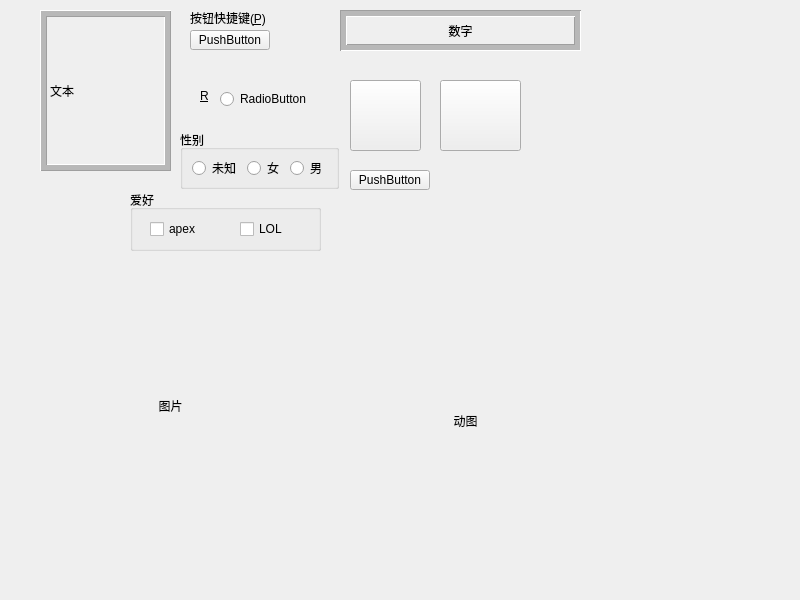
<?xml version="1.0" encoding="UTF-8"?>
<ui version="4.0">
 <class>Widget</class>
 <widget class="QWidget" name="Widget">
  <property name="geometry">
   <rect>
    <x>0</x>
    <y>0</y>
    <width>800</width>
    <height>600</height>
   </rect>
  </property>
  <property name="windowTitle">
   <string>Widget</string>
  </property>
  <widget class="QLabel" name="textLabel">
   <property name="geometry">
    <rect>
     <x>40</x>
     <y>10</y>
     <width>131</width>
     <height>161</height>
    </rect>
   </property>
   <property name="frameShape">
    <enum>QFrame::Box</enum>
   </property>
   <property name="frameShadow">
    <enum>QFrame::Raised</enum>
   </property>
   <property name="midLineWidth">
    <number>5</number>
   </property>
   <property name="text">
    <string>文本</string>
   </property>
   <property name="alignment">
    <set>Qt::AlignLeading|Qt::AlignLeft|Qt::AlignVCenter</set>
   </property>
   <property name="wordWrap">
    <bool>true</bool>
   </property>
   <property name="margin">
    <number>1</number>
   </property>
  </widget>
  <widget class="QLabel" name="numLabel">
   <property name="geometry">
    <rect>
     <x>340</x>
     <y>10</y>
     <width>241</width>
     <height>41</height>
    </rect>
   </property>
   <property name="frameShape">
    <enum>QFrame::Box</enum>
   </property>
   <property name="frameShadow">
    <enum>QFrame::Sunken</enum>
   </property>
   <property name="midLineWidth">
    <number>5</number>
   </property>
   <property name="text">
    <string>数字</string>
   </property>
   <property name="alignment">
    <set>Qt::AlignCenter</set>
   </property>
  </widget>
  <widget class="QLabel" name="picLabel">
   <property name="geometry">
    <rect>
     <x>30</x>
     <y>230</y>
     <width>281</width>
     <height>351</height>
    </rect>
   </property>
   <property name="frameShape">
    <enum>QFrame::NoFrame</enum>
   </property>
   <property name="text">
    <string>图片</string>
   </property>
   <property name="alignment">
    <set>Qt::AlignCenter</set>
   </property>
  </widget>
  <widget class="QLabel" name="gifLabel">
   <property name="geometry">
    <rect>
     <x>320</x>
     <y>270</y>
     <width>291</width>
     <height>301</height>
    </rect>
   </property>
   <property name="text">
    <string>动图</string>
   </property>
   <property name="scaledContents">
    <bool>true</bool>
   </property>
   <property name="alignment">
    <set>Qt::AlignCenter</set>
   </property>
  </widget>
  <widget class="QLabel" name="label">
   <property name="geometry">
    <rect>
     <x>190</x>
     <y>10</y>
     <width>101</width>
     <height>16</height>
    </rect>
   </property>
   <property name="text">
    <string>按钮快捷键(&amp;P)</string>
   </property>
   <property name="buddy">
    <cstring>pushButton</cstring>
   </property>
  </widget>
  <widget class="QLabel" name="label_2">
   <property name="geometry">
    <rect>
     <x>200</x>
     <y>90</y>
     <width>54</width>
     <height>12</height>
    </rect>
   </property>
   <property name="text">
    <string>&amp;R</string>
   </property>
   <property name="buddy">
    <cstring>radioButton</cstring>
   </property>
  </widget>
  <widget class="QPushButton" name="pushButton">
   <property name="geometry">
    <rect>
     <x>190</x>
     <y>30</y>
     <width>80</width>
     <height>20</height>
    </rect>
   </property>
   <property name="text">
    <string>PushButton</string>
   </property>
  </widget>
  <widget class="QRadioButton" name="radioButton">
   <property name="geometry">
    <rect>
     <x>220</x>
     <y>90</y>
     <width>91</width>
     <height>18</height>
    </rect>
   </property>
   <property name="text">
    <string>RadioButton</string>
   </property>
  </widget>
  <widget class="QPushButton" name="pushButton_2">
   <property name="geometry">
    <rect>
     <x>350</x>
     <y>80</y>
     <width>71</width>
     <height>71</height>
    </rect>
   </property>
   <property name="text">
    <string/>
   </property>
   <property name="icon">
    <iconset>
     <normaloff>../../../_Release/Project1_ExamSys/release/unistall.ico</normaloff>../../../_Release/Project1_ExamSys/release/unistall.ico</iconset>
   </property>
   <property name="iconSize">
    <size>
     <width>60</width>
     <height>60</height>
    </size>
   </property>
   <property name="checkable">
    <bool>false</bool>
   </property>
  </widget>
  <widget class="QPushButton" name="pushButton_3">
   <property name="geometry">
    <rect>
     <x>440</x>
     <y>80</y>
     <width>81</width>
     <height>71</height>
    </rect>
   </property>
   <property name="text">
    <string/>
   </property>
   <property name="icon">
    <iconset resource="uninstall.qrc">
     <normaloff>:/unistall.ico</normaloff>:/unistall.ico</iconset>
   </property>
   <property name="iconSize">
    <size>
     <width>60</width>
     <height>60</height>
    </size>
   </property>
   <property name="checkable">
    <bool>true</bool>
   </property>
  </widget>
  <widget class="QPushButton" name="pushButton_4">
   <property name="geometry">
    <rect>
     <x>350</x>
     <y>170</y>
     <width>80</width>
     <height>20</height>
    </rect>
   </property>
   <property name="text">
    <string>PushButton</string>
   </property>
   <property name="checkable">
    <bool>true</bool>
   </property>
   <property name="flat">
    <bool>false</bool>
   </property>
  </widget>
  <widget class="QGroupBox" name="groupBox">
   <property name="geometry">
    <rect>
     <x>180</x>
     <y>130</y>
     <width>159</width>
     <height>59</height>
    </rect>
   </property>
   <property name="title">
    <string>性别</string>
   </property>
   <layout class="QHBoxLayout" name="horizontalLayout">
    <item>
     <widget class="QRadioButton" name="radioButton_4">
      <property name="text">
       <string>未知</string>
      </property>
     </widget>
    </item>
    <item>
     <widget class="QRadioButton" name="radioButton_3">
      <property name="text">
       <string>女</string>
      </property>
     </widget>
    </item>
    <item>
     <widget class="QRadioButton" name="radioButton_2">
      <property name="text">
       <string>男</string>
      </property>
     </widget>
    </item>
   </layout>
  </widget>
  <widget class="QGroupBox" name="groupBox_2">
   <property name="geometry">
    <rect>
     <x>130</x>
     <y>190</y>
     <width>191</width>
     <height>61</height>
    </rect>
   </property>
   <property name="title">
    <string>爱好</string>
   </property>
   <widget class="QCheckBox" name="LOL">
    <property name="geometry">
     <rect>
      <x>110</x>
      <y>30</y>
      <width>43</width>
      <height>18</height>
     </rect>
    </property>
    <property name="text">
     <string>LOL</string>
    </property>
    <property name="tristate">
     <bool>true</bool>
    </property>
   </widget>
   <widget class="QCheckBox" name="apex">
    <property name="geometry">
     <rect>
      <x>20</x>
      <y>30</y>
      <width>98</width>
      <height>18</height>
     </rect>
    </property>
    <property name="text">
     <string>apex</string>
    </property>
   </widget>
  </widget>
 </widget>
 <resources>
  <include location="uninstall.qrc"/>
 </resources>
 <connections/>
</ui>
